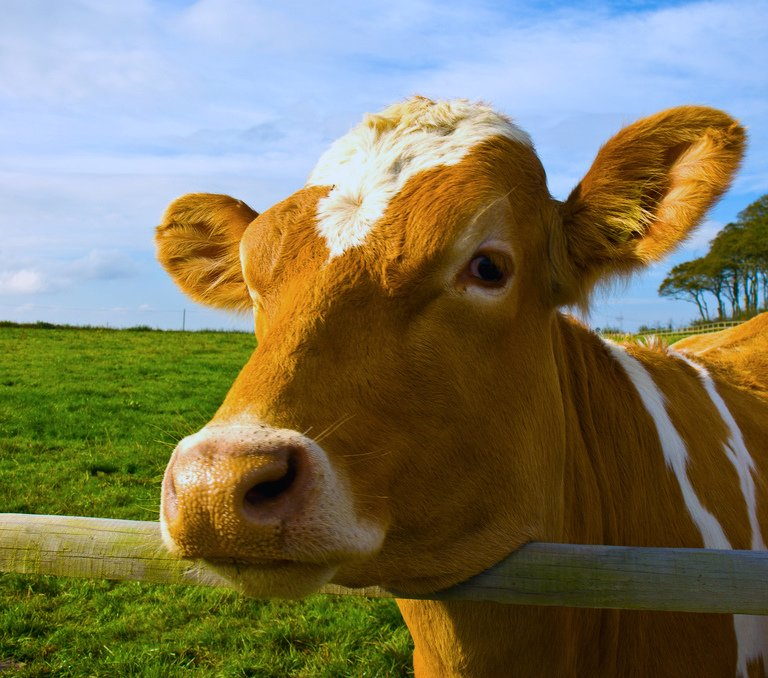
#> input picture pixels/cow.jpg, 768 x 678 px
$ python image_change_pixels.py
#> lines starting #> are read from the running program, lines starting #| are printed output that depends on the picture; after the words box and inside, x2 and y2 are one past the last pixel; in counts of white or black regions, pixels touching at a corner belong together
import os, sys
import numpy as np
import cv2

if __name__ == "__main__":
    print(sys.argv)
    if len(sys.argv) == 1:
        imagefile = "pixels/cow.jpg"
    else:
        imagefile = sys.argv[1]
    print(f"Image: {imagefile}")

    if os.path.exists(imagefile) == False:
        print(f"File does not exist: {imagefile}")
        sys.exit(1)

    im = cv2.imread(imagefile)
#> im is the input picture: shape (678, 768, 3); mean B, G, R 93.3, 120.3, 124.4

    # make another array
    im2 = im.copy() # hard copy

    # change color
    im2[100:200, 100:400] = [255, 0, 0]  # BGR
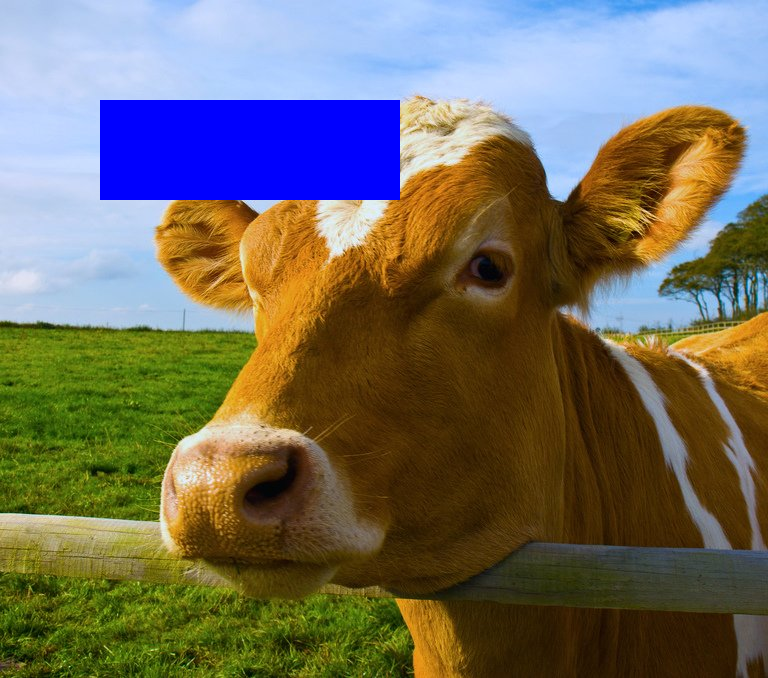
#> im2: shape (678, 768, 3); 5.76% of pixels changed, all inside (x1, y1, x2, y2) = (100, 100, 400, 200)


    while True:
        cv2.imshow("dispWindow", im)
        # another window
        cv2.imshow("dispWindow2", im2)

        ch = cv2.waitKey(10)  # press ESC to stop
#> (key Esc is pressed here)
        if ch == 27: break

$ run again, with pixels/autumn_travel_location_12.jpg copied over pixels/cow.jpg
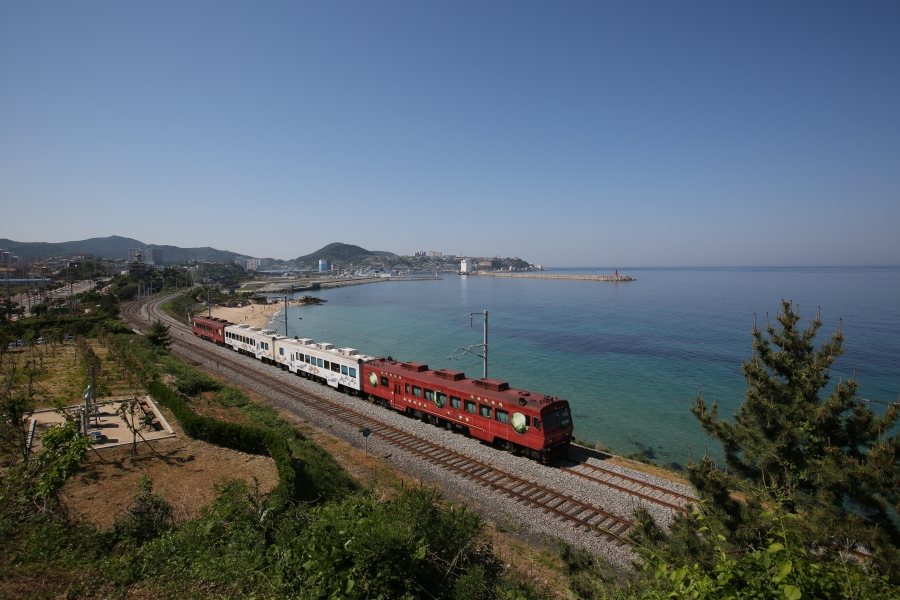
#> input picture pixels/autumn_travel_location_12.jpg, 900 x 600 px
#> im is the input picture: shape (600, 900, 3); mean B, G, R 110.4, 100.6, 89.5
#> `im2[100:200, 100:400] = [255, 0, 0]`:
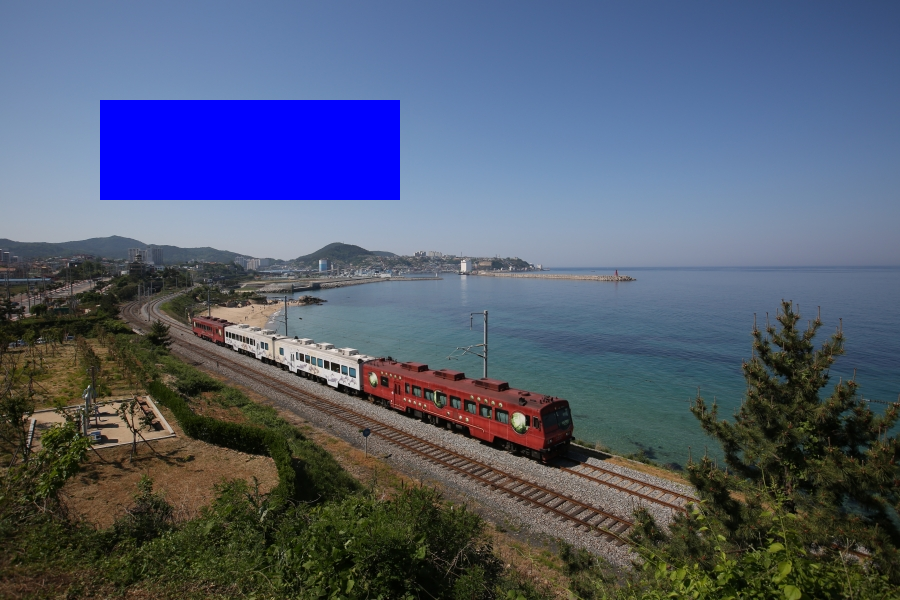
#> im2: shape (600, 900, 3); 5.56% of pixels changed, all inside (x1, y1, x2, y2) = (100, 100, 400, 200)

$ run again, with pixels/autumn_travel_location_5.jpg copied over pixels/cow.jpg
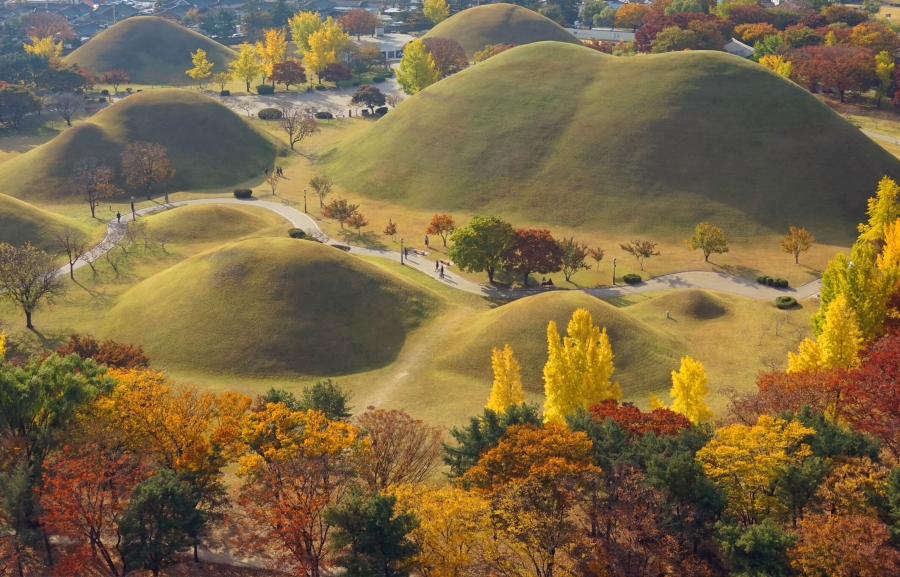
#> input picture pixels/autumn_travel_location_5.jpg, 900 x 577 px
#> im is the input picture: shape (577, 900, 3); mean B, G, R 67.5, 103.5, 123.1
#> `im2[100:200, 100:400] = [255, 0, 0]`:
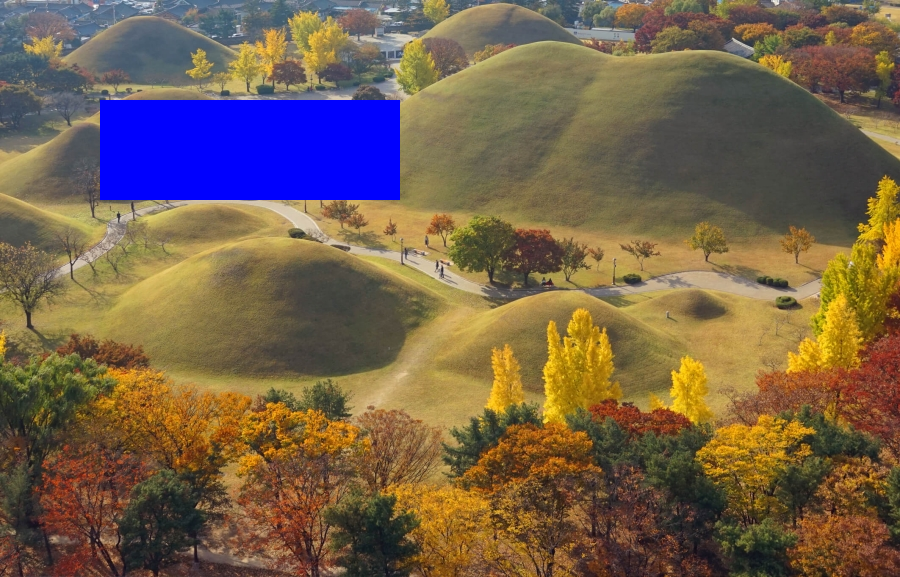
#> im2: shape (577, 900, 3); 5.78% of pixels changed, all inside (x1, y1, x2, y2) = (100, 100, 400, 200)
